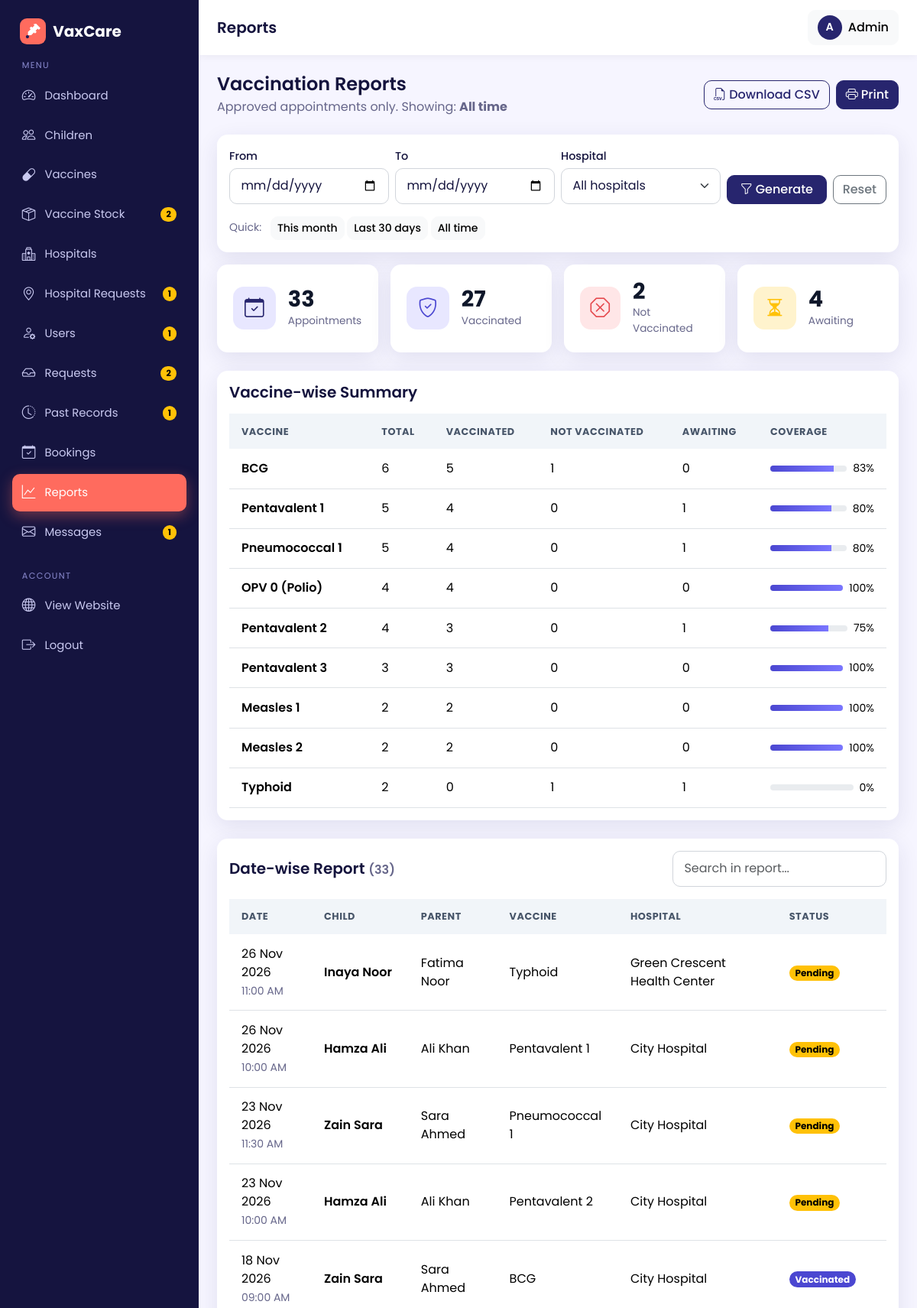
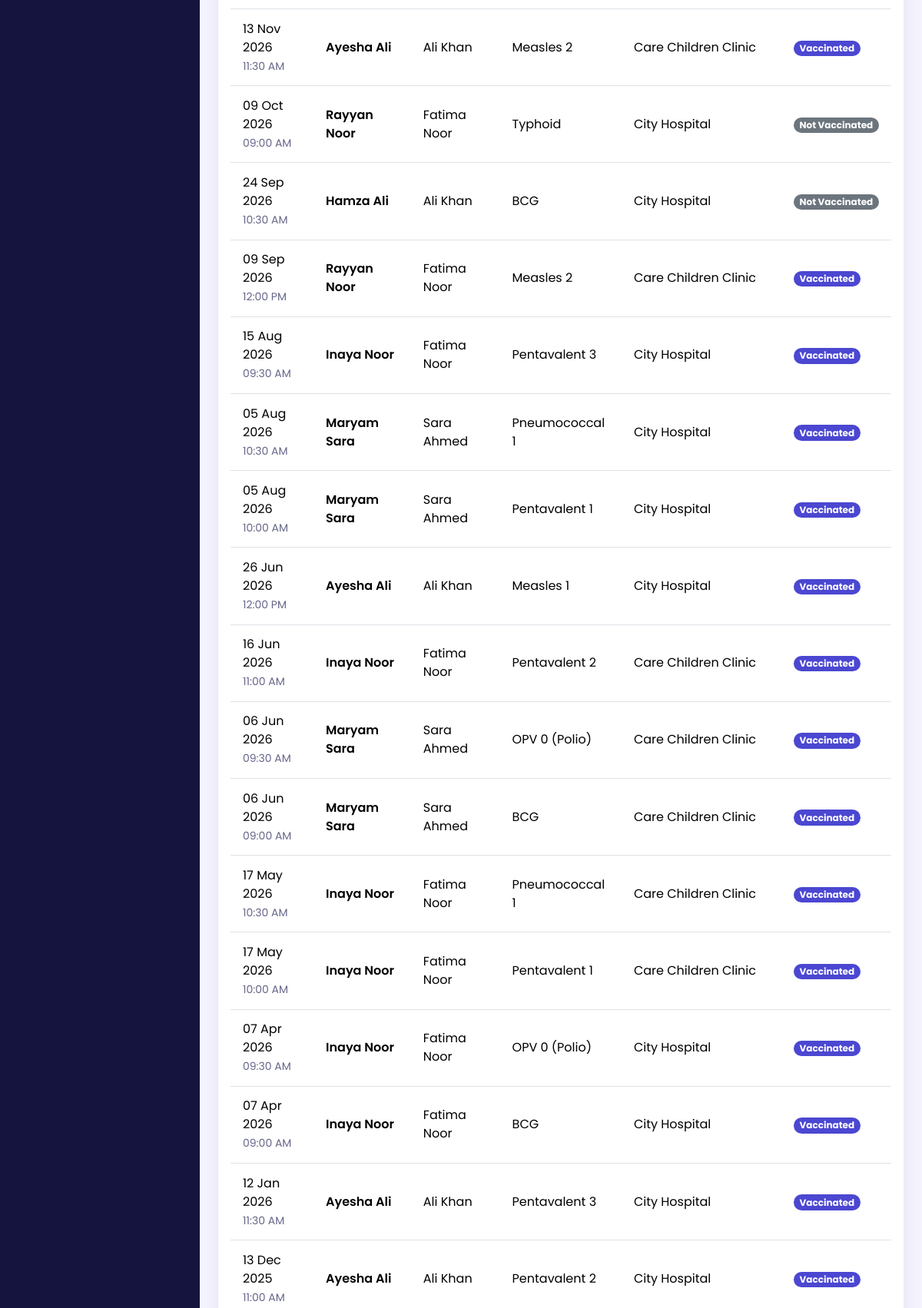
Screenshot of /admin/reports.php (signed in, upper part) with the database file from the repository (2 pictures, top to bottom).
### tables this page shows
CREATE TABLE bookings (
  id INT AUTO_INCREMENT PRIMARY KEY,
  child_id INT NOT NULL,
  parent_id INT NOT NULL,
  hospital_id INT NOT NULL,
  vaccine_id INT NOT NULL,
  appointment_date DATE NOT NULL,
  appointment_time TIME NOT NULL,
  approval_status ENUM('pending','approved','rejected') NOT NULL DEFAULT 'pending',
  vaccination_status ENUM('pending','vaccinated','not_vaccinated') NOT NULL DEFAULT 'pending',
  created_at TIMESTAMP DEFAULT CURRENT_TIMESTAMP,
  FOREIGN KEY (child_id)    REFERENCES children(id)  ON DELETE CASCADE,
  FOREIGN KEY (parent_id)   REFERENCES users(id)     ON DELETE CASCADE,
  FOREIGN KEY (hospital_id) REFERENCES hospitals(id) ON DELETE CASCADE,
  FOREIGN KEY (vaccine_id)  REFERENCES vaccines(id)  ON DELETE CASCADE
);

CREATE TABLE children (
  id INT AUTO_INCREMENT PRIMARY KEY,
  parent_id INT NOT NULL,
  name VARCHAR(100) NOT NULL,
  dob DATE NOT NULL,
  gender ENUM('male','female') NOT NULL,
  blood_group VARCHAR(5),
  FOREIGN KEY (parent_id) REFERENCES users(id) ON DELETE CASCADE
);

CREATE TABLE users (
  id INT AUTO_INCREMENT PRIMARY KEY,
  name VARCHAR(100) NOT NULL,
  email VARCHAR(120) NOT NULL UNIQUE,
  password VARCHAR(255) NOT NULL,           
  phone VARCHAR(20),
  role ENUM('admin','parent','hospital') NOT NULL,
  status ENUM('active','pending','disabled') NOT NULL DEFAULT 'active',   
  failed_logins INT NOT NULL DEFAULT 0,                                   
  locked_until DATETIME NULL,                                             
  city VARCHAR(80) NULL,                                                  
  address VARCHAR(255) NULL,                                              
  created_at TIMESTAMP DEFAULT CURRENT_TIMESTAMP
);

CREATE TABLE vaccines (
  id INT AUTO_INCREMENT PRIMARY KEY,
  vaccine_name VARCHAR(120) NOT NULL,
  description VARCHAR(255),
  recommended_age VARCHAR(50),               
  recommended_age_days INT NOT NULL DEFAULT 0,
  availability ENUM('available','unavailable') NOT NULL DEFAULT 'available'
);

CREATE TABLE hospitals (
  id INT AUTO_INCREMENT PRIMARY KEY,
  user_id INT NULL,                          
  hospital_name VARCHAR(150) NOT NULL,
  address VARCHAR(255) NOT NULL,
  location VARCHAR(100) NOT NULL,            
  phone VARCHAR(20),
  license_no VARCHAR(60) NULL,                       
  contact_email VARCHAR(120) NULL,                   
  latitude DECIMAL(10,7) NULL,                       
  longitude DECIMAL(10,7) NULL,
  invite_token VARCHAR(64) NULL,                     
  FOREIGN KEY (user_id) REFERENCES users(id) ON DELETE SET NULL,
  UNIQUE KEY uniq_invite (invite_token)
);

### admin/reports.php (the view, shortened to what this page needs)
<?php
require_once __DIR__ . '/../config/db.php';
$from       = $_GET['from'] ?? '';
$to         = $_GET['to'] ?? '';
$hospitalId = (int)($_GET['hospital'] ?? 0);
$where  = ["b.approval_status = 'approved'"];
$params = [];
if (is_valid_date($from)) { $where[] = 'b.appointment_date >= ?'; $params[] = $from; } else { $from = ''; }
if (is_valid_date($to))   { $where[] = 'b.appointment_date <= ?'; $params[] = $to; }   else { $to = ''; }
$whereSql = ' WHERE ' . implode(' AND ', $where);
$stmt = $pdo->prepare(
    "SELECT COUNT(*) AS total,
            COALESCE(SUM(b.vaccination_status = 'vaccinated'), 0)     AS vaccinated,
            COALESCE(SUM(b.vaccination_status = 'not_vaccinated'), 0) AS not_vaccinated,
            COALESCE(SUM(b.vaccination_status = 'pending'), 0)        AS awaiting
     FROM bookings b" . $whereSql
);
$stmt->execute($params);
$summary = $stmt->fetch();
$stmt = $pdo->prepare(
    "SELECT v.vaccine_name,
            COUNT(*) AS total,
            SUM(b.vaccination_status = 'vaccinated')     AS vaccinated,
            SUM(b.vaccination_status = 'not_vaccinated') AS not_vaccinated,
            SUM(b.vaccination_status = 'pending')        AS awaiting
     FROM bookings b
     JOIN vaccines v ON v.id = b.vaccine_id" . $whereSql . "
     GROUP BY v.id, v.vaccine_name
     ORDER BY total DESC, v.vaccine_name ASC"
);
$stmt->execute($params);
$byVaccine = $stmt->fetchAll();
$stmt = $pdo->prepare(
    "SELECT b.appointment_date, b.appointment_time, b.vaccination_status,
            c.name AS child_name, u.name AS parent_name, v.vaccine_name, h.hospital_name
     FROM bookings b
     JOIN children  c ON c.id = b.child_id
     JOIN users     u ON u.id = b.parent_id
     JOIN vaccines  v ON v.id = b.vaccine_id
     JOIN hospitals h ON h.id = b.hospital_id" . $whereSql . "
     ORDER BY b.appointment_date DESC, b.id DESC"
);
$stmt->execute($params);
$details = $stmt->fetchAll();
$periodLabel = ($from || $to)
    ? ($from ? format_date($from) : 'Start') . '  to  ' . ($to ? format_date($to) : 'Today')
    : 'All time';
$monthStart = date('Y-m-01');
$today      = date('Y-m-d');
$last30     = date('Y-m-d', strtotime('-30 days'));
$csvUrl = '?' . http_build_query(array_filter(
    ['from' => $from, 'to' => $to, 'hospital' => $hospitalId ?: '', 'export' => 'csv'],
    fn($v) => $v !== ''
));
$cards = [
    ['Appointments', $summary['total'],          'bi-calendar-check', 'primary'],
    ['Vaccinated',   $summary['vaccinated'],     'bi-shield-check',   'success'],
    ['Not Vaccinated', $summary['not_vaccinated'], 'bi-x-octagon',    'danger'],
    ['Awaiting',     $summary['awaiting'],       'bi-hourglass-split', 'warning'],
];
require_once __DIR__ . '/../includes/admin_header.php';
?>
<div class="d-flex flex-wrap justify-content-between align-items-center gap-2 mb-4 no-print">
  <div>
    <h4 class="mb-1">Vaccination Reports</h4>
    <p class="text-muted mb-0">Approved appointments only. Showing: <strong><?= e($periodLabel) ?></strong></p>
  </div>
  <div class="d-flex gap-2">
    <a href="<?= e($csvUrl) ?>" class="btn btn-outline-primary <?= $details ? '' : 'disabled' ?>"><i class="bi bi-filetype-csv me-1"></i>Download CSV</a>
    <button type="button" class="btn btn-primary" data-print <?= $details ? '' : 'disabled title="Nothing to print for this selection"' ?>><i class="bi bi-printer me-1"></i>Print</button>
  </div>
</div>
<div class="card mb-3 no-print">
  <div class="card-body">
    <form method="get" class="row g-2 align-items-end">
      <div class="col-6 col-lg-3">
        <label for="from" class="form-label small mb-1">From</label>
        <input type="date" class="form-control" id="from" name="from" value="<?= e($from) ?>">
      </div>
      <div class="col-6 col-lg-3">
        <label for="to" class="form-label small mb-1">To</label>
        <input type="date" class="form-control" id="to" name="to" value="<?= e($to) ?>">
      </div>
      <div class="col-12 col-lg-3">
        <label for="hospital" class="form-label small mb-1">Hospital</label>
        <select class="form-select" id="hospital" name="hospital">
          <option value="0">All hospitals</option>
        </select>
      </div>
      <div class="col-12 col-lg-3 d-flex gap-2">
        <button type="submit" class="btn btn-primary flex-fill"><i class="bi bi-funnel me-1"></i>Generate</button>
        <a href="<?= BASE_URL ?>/admin/reports.php" class="btn btn-outline-secondary">Reset</a>
      </div>
    </form>
    <div class="mt-3 small">
      <span class="text-muted me-2">Quick:</span>
      <a class="btn btn-sm btn-light" href="?from=<?= $monthStart ?>&to=<?= $today ?>">This month</a>
      <a class="btn btn-sm btn-light" href="?from=<?= $last30 ?>&to=<?= $today ?>">Last 30 days</a>
      <a class="btn btn-sm btn-light" href="?">All time</a>
    </div>
  </div>
</div>
<div class="row g-3 mb-4">
  <?php foreach ($cards as [$label, $value, $icon, $color]): ?>
    <div class="col-6 col-xl-3">
      <div class="card stat-card h-100">
        <div class="icon-box text-<?= $color ?>" style="background: var(--bs-<?= $color ?>-bg-subtle);"><i class="bi <?= $icon ?>"></i></div>
        <div>
          <div class="stat-number"><?= (int)$value ?></div>
          <div class="stat-label"><?= e($label) ?></div>
        </div>
      </div>
    </div>
  <?php endforeach; ?>
</div>
<div class="card mb-4">
  <div class="card-body">
    <h5 class="mb-3">Vaccine-wise Summary</h5>
    <div class="table-responsive">
      <table class="table table-hover table-stack mb-0">
        <thead>
          <tr><th>Vaccine</th><th>Total</th><th>Vaccinated</th><th>Not Vaccinated</th><th>Awaiting</th><th style="min-width:150px;">Coverage</th></tr>
        </thead>
        <tbody>
          <?php foreach ($byVaccine as $r):
              $pct = $r['total'] > 0 ? (int)round($r['vaccinated'] * 100 / $r['total']) : 0; ?>
            <tr>
              <td data-label="Vaccine" class="fw-semibold"><?= e($r['vaccine_name']) ?></td>
              <td data-label="Total"><?= (int)$r['total'] ?></td>
              <td data-label="Vaccinated"><?= (int)$r['vaccinated'] ?></td>
              <td data-label="Not Vaccinated"><?= (int)$r['not_vaccinated'] ?></td>
              <td data-label="Awaiting"><?= (int)$r['awaiting'] ?></td>
              <td data-label="Coverage">
                <div class="d-flex align-items-center gap-2 justify-content-end justify-content-md-start">
                  <div class="progress flex-fill" style="height:8px; max-width:120px;">
                    <div class="progress-bar bg-success" style="width: <?= $pct ?>%"></div>
                  </div>
                  <small><?= $pct ?>%</small>
                </div>
              </td>
            </tr>
          <?php endforeach; ?>
        </tbody>
      </table>
    </div>
  </div>
</div>
<div class="card">
  <div class="card-body">
    <div class="d-flex flex-wrap justify-content-between align-items-center gap-2 mb-3">
      <h5 class="mb-0">Date-wise Report <span class="text-muted fs-6">(<?= count($details) ?>)</span></h5>
      <input type="search" class="form-control no-print" style="max-width: 280px;"
             placeholder="Search in report..." data-table-search="#detailTable">
    </div>
    <div class="table-responsive">
      <table class="table table-hover table-stack mb-0" id="detailTable">
        <thead>
          <tr><th>Date</th><th>Child</th><th>Parent</th><th>Vaccine</th><th>Hospital</th><th>Status</th></tr>
        </thead>
        <tbody>
          <?php foreach ($details as $d): ?>
            <tr>
              <td data-label="Date">
                <div><?= format_date($d['appointment_date']) ?></div>
                <small class="text-muted"><?= date('h:i A', strtotime($d['appointment_time'])) ?></small>
              </td>
              <td data-label="Child" class="fw-semibold"><?= e($d['child_name']) ?></td>
              <td data-label="Parent"><?= e($d['parent_name']) ?></td>
              <td data-label="Vaccine"><?= e($d['vaccine_name']) ?></td>
              <td data-label="Hospital"><?= e($d['hospital_name']) ?></td>
              <td data-label="Status"><?= status_badge($d['vaccination_status']) ?></td>
            </tr>
          <?php endforeach; ?>
        </tbody>
      </table>
    </div>
  </div>
</div>
<?php require_once __DIR__ . '/../includes/admin_footer.php'; ?>

### includes/functions.php (shortened to what this page needs)
<?php
function e($text)
{
    return htmlspecialchars((string)$text, ENT_QUOTES, 'UTF-8');
}
function format_date($date)
{
    return $date ? date('d M Y', strtotime($date)) : '-';
}
function status_badge($status)
{
    $map = [
        'pending'        => ['warning', 'Pending'],
        'approved'       => ['success', 'Approved'],
        'rejected'       => ['danger',  'Rejected'],
        'vaccinated'     => ['success', 'Vaccinated'],
        'not_vaccinated' => ['secondary', 'Not Vaccinated'],
        'available'      => ['success', 'Available'],
        'unavailable'    => ['danger',  'Unavailable'],
        'active'         => ['success', 'Active'],
        'disabled'       => ['danger',  'Disabled'],
        'verified'       => ['success', 'Verified'],
    ];
    [$color, $label] = $map[$status] ?? ['secondary', ucfirst($status)];
    return '<span class="badge rounded-pill text-bg-' . $color . '">' . $label . '</span>';
}
function asset($path)
{
    $path = ltrim($path, '/');
    $file = __DIR__ . '/../assets/' . $path;
    $version = file_exists($file) ? filemtime($file) : time();
    return BASE_URL . '/assets/' . $path . '?v=' . $version;
}
function is_valid_date($date)
{
    $d = DateTime::createFromFormat('Y-m-d', (string)$date);
    return $d && $d->format('Y-m-d') === $date;
}
function head_assets()
{
    echo '<link href="https://cdn.jsdelivr.net/npm/bootstrap@5.3.3/dist/css/bootstrap.min.css" rel="stylesheet">' . "\n  ";
    echo '<link href="https://cdn.jsdelivr.net/npm/bootstrap-icons@1.11.3/font/bootstrap-icons.css" rel="stylesheet">' . "\n  ";
    echo '<link href="' . asset('css/style.css') . '" rel="stylesheet">' . "\n";
}
function render_flash($flash)
{
    $types = [
        'success' => ['bi-check-circle-fill',         'Success'],
        'danger'  => ['bi-x-octagon-fill',            'Error'],
        'warning' => ['bi-exclamation-triangle-fill', 'Attention'],
        'info'    => ['bi-info-circle-fill',          'Info'],
    ];
    $type = isset($types[$flash['type']]) ? $flash['type'] : 'info';
    [$icon, $title] = $types[$type];
    $delays = ['success' => 1800, 'info' => 2200, 'warning' => 2800, 'danger' => 3200];
    $ms     = $delays[$type];
    return '<div class="toast-container toast-pos position-fixed end-0 p-3">'
         . '<div class="toast toast-vax toast-' . $type . '" role="alert" aria-live="assertive" aria-atomic="true" data-bs-delay="' . $ms . '" style="--dur:' . ($ms / 1000) . 's">'
         .   '<div class="d-flex align-items-start gap-3 p-3">'
         .     '<i class="bi ' . $icon . ' toast-ico"></i>'
         .     '<div class="flex-fill"><div class="fw-semibold">' . $title . '</div>'
         .     '<div class="small text-muted">' . e($flash['message']) . '</div></div>'
         .     '<button type="button" class="btn-close" data-bs-dismiss="toast" aria-label="Close"></button>'
         .   '</div>'
         .   '<div class="bar"></div>'
         . '</div></div>';
}

### rows the page displays
bookings: appointment_date "26 Nov 2026", appointment_time "11:00 AM", child.name "Inaya Noor", parent.name "Fatima Noor", vaccine.vaccine_name "Typhoid", hospital.hospital_name "Green Crescent Health Center", label "Pending"
bookings: appointment_date "26 Nov 2026", appointment_time "10:00 AM", child.name "Hamza Ali", parent.name "Ali Khan", vaccine.vaccine_name "Pentavalent 1", hospital.hospital_name "City Hospital", label "Pending"
bookings: appointment_date "23 Nov 2026", appointment_time "11:30 AM", child.name "Zain Sara", parent.name "Sara Ahmed", vaccine.vaccine_name "Pneumococcal 1", hospital.hospital_name "City Hospital", label "Pending"
bookings: appointment_date "23 Nov 2026", appointment_time "10:00 AM", child.name "Hamza Ali", parent.name "Ali Khan", vaccine.vaccine_name "Pentavalent 2", hospital.hospital_name "City Hospital", label "Pending"
bookings: appointment_date "18 Nov 2026", appointment_time "09:00 AM", child.name "Zain Sara", parent.name "Sara Ahmed", vaccine.vaccine_name "BCG", hospital.hospital_name "City Hospital", label "Vaccinated"
bookings: appointment_date "13 Nov 2026", appointment_time "11:30 AM", child.name "Ayesha Ali", parent.name "Ali Khan", vaccine.vaccine_name "Measles 2", hospital.hospital_name "Care Children Clinic", label "Vaccinated"
bookings: appointment_date "09 Oct 2026", appointment_time "09:00 AM", child.name "Rayyan Noor", parent.name "Fatima Noor", vaccine.vaccine_name "Typhoid", hospital.hospital_name "City Hospital", label "Not Vaccinated"
bookings: appointment_date "24 Sep 2026", appointment_time "10:30 AM", child.name "Hamza Ali", parent.name "Ali Khan", vaccine.vaccine_name "BCG", hospital.hospital_name "City Hospital", label "Not Vaccinated"
bookings: appointment_date "09 Sep 2026", appointment_time "12:00 PM", child.name "Rayyan Noor", parent.name "Fatima Noor", vaccine.vaccine_name "Measles 2", hospital.hospital_name "Care Children Clinic", label "Vaccinated"
bookings: appointment_date "15 Aug 2026", appointment_time "09:30 AM", child.name "Inaya Noor", parent.name "Fatima Noor", vaccine.vaccine_name "Pentavalent 3", hospital.hospital_name "City Hospital", label "Vaccinated"
bookings: appointment_date "05 Aug 2026", appointment_time "10:30 AM", child.name "Maryam Sara", parent.name "Sara Ahmed", vaccine.vaccine_name "Pneumococcal 1", hospital.hospital_name "City Hospital", label "Vaccinated"
bookings: appointment_date "05 Aug 2026", appointment_time "10:00 AM", child.name "Maryam Sara", parent.name "Sara Ahmed", vaccine.vaccine_name "Pentavalent 1", hospital.hospital_name "City Hospital", label "Vaccinated"
bookings: appointment_date "26 Jun 2026", appointment_time "12:00 PM", child.name "Ayesha Ali", parent.name "Ali Khan", vaccine.vaccine_name "Measles 1", hospital.hospital_name "City Hospital", label "Vaccinated"
bookings: appointment_date "16 Jun 2026", appointment_time "11:00 AM", child.name "Inaya Noor", parent.name "Fatima Noor", vaccine.vaccine_name "Pentavalent 2", hospital.hospital_name "Care Children Clinic", label "Vaccinated"
bookings: appointment_date "06 Jun 2026", appointment_time "09:30 AM", child.name "Maryam Sara", parent.name "Sara Ahmed", vaccine.vaccine_name "OPV 0 (Polio)", hospital.hospital_name "Care Children Clinic", label "Vaccinated"
bookings: appointment_date "06 Jun 2026", appointment_time "09:00 AM", child.name "Maryam Sara", parent.name "Sara Ahmed", vaccine.vaccine_name "BCG", hospital.hospital_name "Care Children Clinic", label "Vaccinated"
bookings: appointment_date "17 May 2026", appointment_time "10:30 AM", child.name "Inaya Noor", parent.name "Fatima Noor", vaccine.vaccine_name "Pneumococcal 1", hospital.hospital_name "Care Children Clinic", label "Vaccinated"
bookings: appointment_date "17 May 2026", appointment_time "10:00 AM", child.name "Inaya Noor", parent.name "Fatima Noor", vaccine.vaccine_name "Pentavalent 1", hospital.hospital_name "Care Children Clinic", label "Vaccinated"
bookings: appointment_date "07 Apr 2026", appointment_time "09:30 AM", child.name "Inaya Noor", parent.name "Fatima Noor", vaccine.vaccine_name "OPV 0 (Polio)", hospital.hospital_name "City Hospital", label "Vaccinated"
bookings: appointment_date "07 Apr 2026", appointment_time "09:00 AM", child.name "Inaya Noor", parent.name "Fatima Noor", vaccine.vaccine_name "BCG", hospital.hospital_name "City Hospital", label "Vaccinated"
bookings: appointment_date "12 Jan 2026", appointment_time "11:30 AM", child.name "Ayesha Ali", parent.name "Ali Khan", vaccine.vaccine_name "Pentavalent 3", hospital.hospital_name "City Hospital", label "Vaccinated"
bookings: appointment_date "13 Dec 2025", appointment_time "11:00 AM", child.name "Ayesha Ali", parent.name "Ali Khan", vaccine.vaccine_name "Pentavalent 2", hospital.hospital_name "City Hospital", label "Vaccinated"

### other values shown
APP_NAME "VaxCare"
$label "Dashboard"
$label "Children"
$label "Vaccines"
$label "Vaccine Stock"
$badges[$file] "2"
$label "Hospitals"
$label "Hospital Requests"
$badges[$file] "1"
$label "Users"
$label "Requests"
$label "Past Records"
$label "Bookings"
$label "Reports"
$label "Messages"
